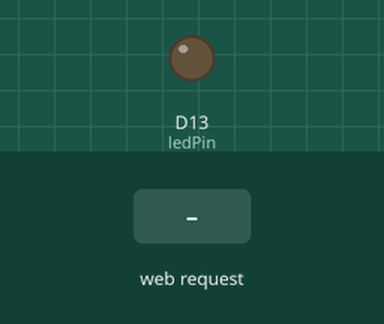
The sketch below on a simulated Arduino Uno R4 WiFi. On the bench: output pins drawn as LEDs (lit = HIGH). The inputs (shaded band) are chosen by the test bench. WiFi joins after 1.5 s; servers stay silent unless stated; what the sketch prints to the serial monitor is not drawn.

Above: at 2.7 s.
2.8 s: HTTP request GET /LED=ON received
At 3.4 s:
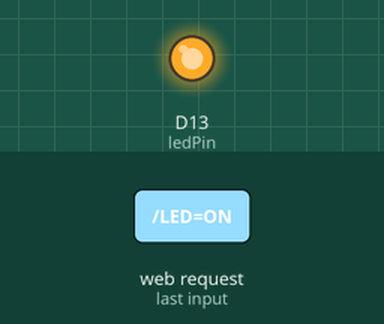
4.3 s: HTTP request GET /LED=OFF received
At 4.6 s:
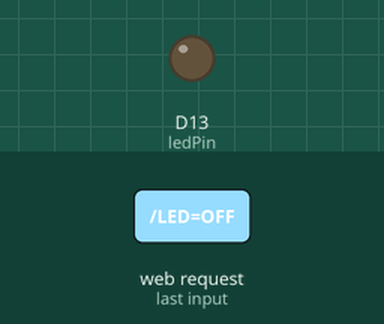
Timing chart, 0 to 7.3 s (numbered marks = the images above; inputs shaded):
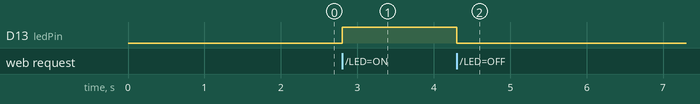

The sketch:

LDR_LEDS.ino
```cpp
#include <WiFiS3.h>

char ssid[] = "Telezer_J";
char pass[] = "Telezer12";

WiFiServer server(80);

int ledPin = 13;

void setup() {
  Serial.begin(115200);

  pinMode(ledPin, OUTPUT);
  digitalWrite(ledPin, LOW);

  Serial.println("Connecting to WiFi...");

  while (WiFi.begin(ssid, pass) != WL_CONNECTED) {
    delay(2000);
  }

  Serial.println("WiFi Connected!");
  Serial.print("IP Address: ");
  Serial.println(WiFi.localIP());

  server.begin();
}

void loop() {
  WiFiClient client = server.available();

  if (client) {
    String request = client.readStringUntil('\r');
    client.flush();

    // LED ON
    if (request.indexOf("/LED=ON") != -1) {
      digitalWrite(ledPin, HIGH);
    }

    // LED OFF
    if (request.indexOf("/LED=OFF") != -1) {
      digitalWrite(ledPin, LOW);
    }

    // Web Page
    client.println("HTTP/1.1 200 OK");
    client.println("Content-type:text/html");
    client.println();

    client.println("<html><body>");
    client.println("<h1>Arduino UNO R4 WiFi LED Control</h1>");

    client.println("<p><a href='/LED=ON'><button>TURN ON</button></a></p>");
    client.println("<p><a href='/LED=OFF'><button>TURN OFF</button></a></p>");

    client.println("</body></html>");

    client.stop();
  }
}
```

Measured:
- after the input at 2.8 s, D13 (ledPin): LOW → HIGH at once
- after the input at 4.3 s, D13 (ledPin): HIGH → LOW at once
